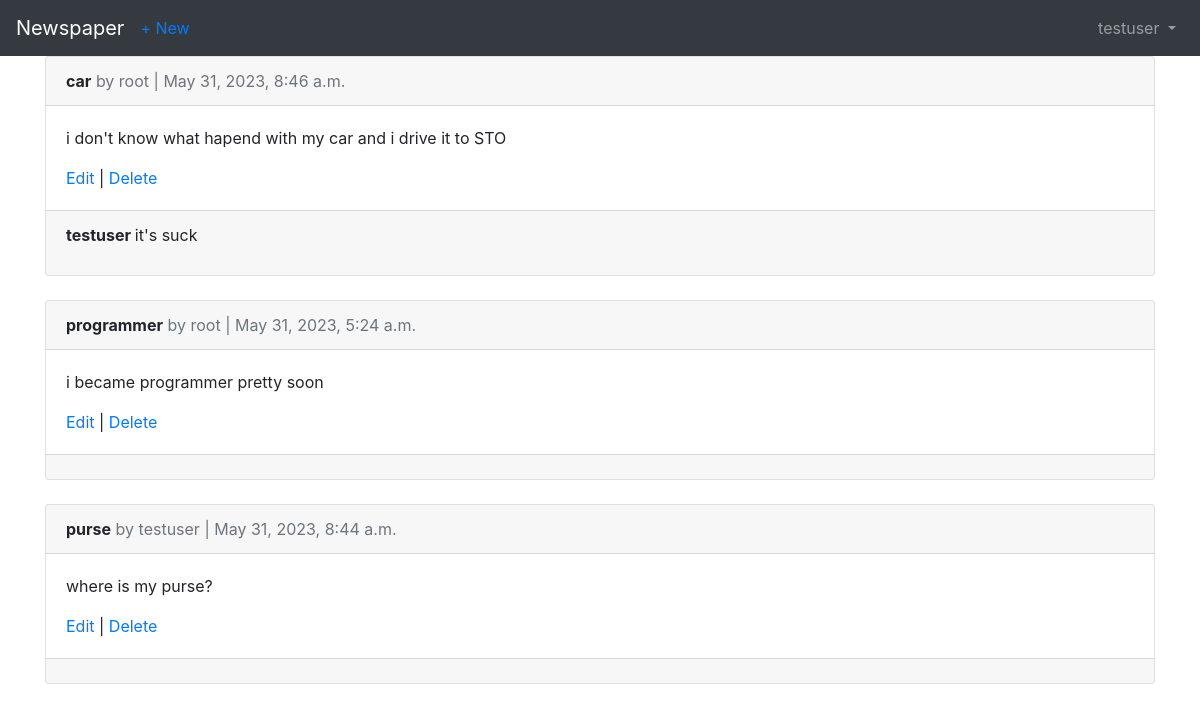
Page /articles/ (signed in) on the committed database.
### accounts/models.py (models this page shows)
class CustomUser(AbstractUser):
    age = models.PositiveIntegerField(null=True, blank=True)

### articles/models.py (models this page shows, shortened)
class Article(models.Model):
    title = models.CharField(max_length=255)
    body = models.TextField()
    date = models.DateTimeField(auto_now=True)
    author = models.ForeignKey(get_user_model(), on_delete=models.CASCADE)

class Comment(models.Model):
    article = models.ForeignKey(Article, on_delete=models.CASCADE, related_name='comments',)
    comment = models.CharField(max_length=140)
    author = models.ForeignKey(get_user_model(), on_delete=models.CASCADE)
    def __str__(self):
        return self.comment

### articles/views.py (the view)
# urls.py: path('', ArticleListView.as_view(), name='article_list'),
class ArticleListView(LoginRequiredMixin, ListView):
    model = Article
    template_name = 'article_list.html'
    context_object_name = 'articles'

### templates/article_list.html (shortened to what this page needs)
{% extends 'base.html' %}
{% block content %}
  {% for article in articles %}
    <div class="card">
      <div class="card-header">
        <span class="font-weight-bold">{{ article.title }}</span>
        <span class="text-muted">by {{ article.author }} | {{ article.date }} </span>
      </div>
      <div class="card-body">
        <p> {{ article.body }} </p>
        <a href="{% url 'article_edit' article.pk %}"> Edit </a> |
        <a href="{% url 'article_delete' article.pk %}"> Delete </a>
      </div>
      <div class="card-footer">
        {% for comment in article.comments.all %}
          <p>
            <span class="font-weight-bold">
              {{ comment.author }}
            </span>
              {{ comment }}
          </p>
        {% endfor %}
      </div>
      </div>
    <br />
  {% endfor %}
{% endblock content %}

### templates/base.html (shortened to what this page needs)
<!DOCTYPE html>
<html>
<head>
<link rel="stylesheet" href="https://cdn.jsdelivr.net/npm/bootstrap@4.5.3/dist/css/bootstrap.min.css"
>
</head>
<body>
<nav class="navbar navbar-expand-lg navbar-dark bg-dark">
  <a class="navbar-brand" href="{% url 'home' %}">Newspaper</a>
  {% if user.is_authenticated %}
  <ul class="navbar-nav mr-auto">
   <li class="nav-item">
     <a href="{% url 'article_new' %}"> + New </a>
   </li>
  </ul>
  {% endif %}
  <div class="collapse navbar-collapse" id="navbarSupportedContent">
    {% if user.is_authenticated %}
    <ul class="navbar-nav ml-auto">
    <li class="nav-item">
    <a class="nav-link dropdown-toggle" href="#"
      id="navbarDropdown" role="button" data-toggle="dropdown"
      aria-haspopup="true" aria-expanded="false">
    {{ user.username }}
  </a>
   </li>
   </ul>
{% endif %}
</div>
</nav>
<main>
<div class="container">
{% block content %}
{% endblock content %}
</div>
</main>
</body>
</html>

### rows in the picture
CustomUser: username "testuser"
Article: title "car", author "root", date "May 31, 2023, 8:46 a.m.", body "i don't know what hapend with my car and i drive it to STO"
Comment: author "testuser", comment "it's suck"
Article: title "programmer", author "root", date "May 31, 2023, 5:24 a.m.", body "i became programmer pretty soon"
Article: title "purse", author "testuser", date "May 31, 2023, 8:44 a.m.", body "where is my purse?"
